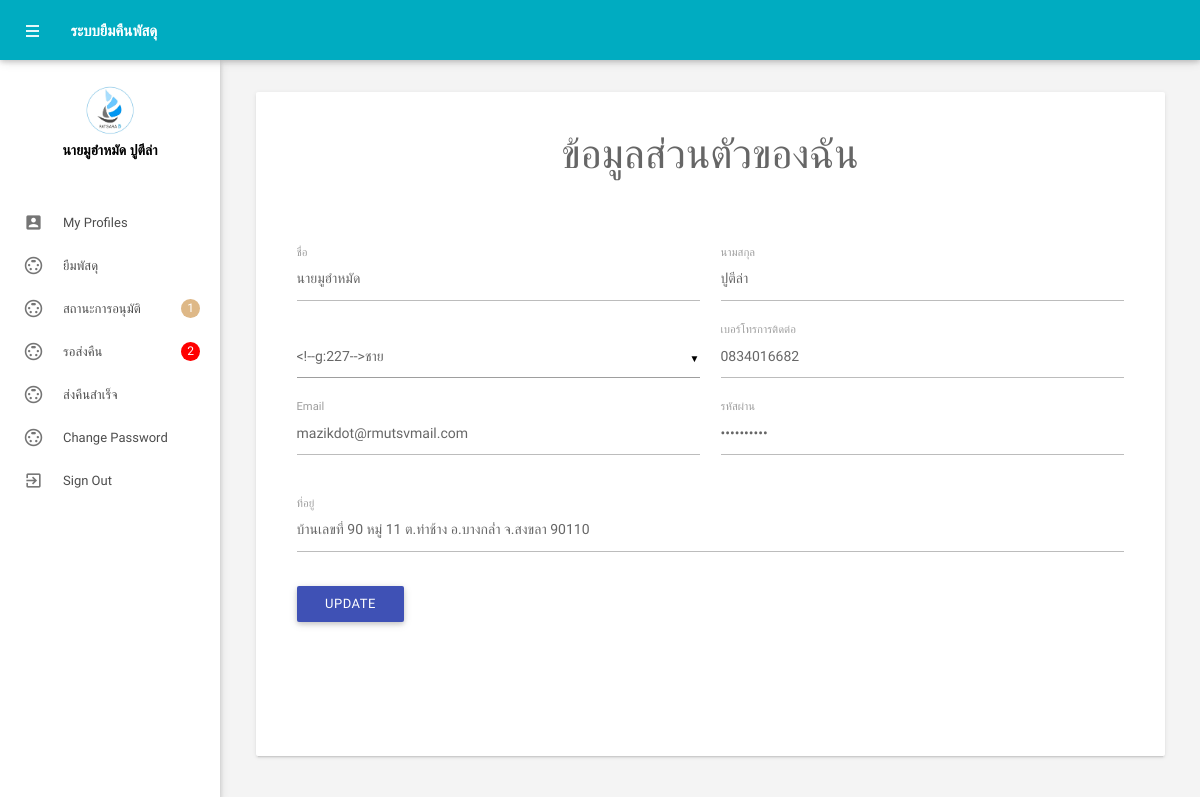
Page /myprofile.php (signed in) on the committed database.
### tables this page shows
CREATE TABLE `tblemployees` (
  `id` int(11) NOT NULL,
  `FirstName` varchar(150) NOT NULL,
  `LastName` varchar(150) NOT NULL,
  `EmailId` varchar(200) NOT NULL,
  `Password` varchar(180) NOT NULL,
  `Gender` varchar(100) NOT NULL,
  `Address` varchar(255) NOT NULL,
  `Phonenumber` char(11) NOT NULL,
  `RegDate` timestamp NOT NULL DEFAULT current_timestamp()
);

### myprofile.php (the view, shortened to what this page needs)
<?php
include('includes/config.php');
if (strlen($_SESSION['emplogin']) == 0) {
    header('location:index.php');
} else {
?>
    <!DOCTYPE html>
    <html lang="en">
    <head>
        <link type="text/css" rel="stylesheet" href="assets/plugins/materialize/css/materialize.min.css" />
        <link href="assets/plugins/material-preloader/css/materialPreloader.min.css" rel="stylesheet">
        <link href="assets/css/alpha.min.css" rel="stylesheet" type="text/css" />
        <link href="assets/css/custom.css" rel="stylesheet" type="text/css" />
    </head>
    <body>
        <?php include('includes/header.php'); ?>
        <?php include('includes/sidebar.php'); ?>
        <main class="mn-inner">
            <div class="row">
                <div class="col s12 m12 l12">
                    <div class="card">
                        <div class="card-content">
                            <form id="example-form" method="post" name="updatemp">
                                <div>
                                    <h3 style="text-align:center;">ข้อมูลส่วนตัวของฉัน</h3>
                                    <section>
                                        <div class="wizard-content">
                                            <div class="row">
                                                <div class="col m12">
                                                    <div class="row">
                                                        <?php
                                                        $eid = intval($_SESSION['eid']);
                                                        $sql = "SELECT * from  tblemployees where id=:eid";
                                                        $query = $dbh->prepare($sql);
                                                        $query->bindParam(':eid', $eid, PDO::PARAM_STR);
                                                        $query->execute();
                                                        $results = $query->fetchAll(PDO::FETCH_OBJ);
                                                        if ($query->rowCount() > 0) {
                                                            foreach ($results as $result) {               ?>
                                                                <div class="input-field col m6 s12">
                                                                    <label for="firstName">ชื่อ</label>
                                                                    <input id="firstName" name="firstName" value="<?php echo htmlentities($result->FirstName); ?>" type="text" required>
                                                                </div>
                                                                <div class="input-field col m6 s12">
                                                                    <label for="lastName">นามสกุล</label>
                                                                    <input id="lastName" name="lastName" value="<?php echo htmlentities($result->LastName); ?>" type="text" autocomplete="off" required>
                                                                </div>
                                                                <div class="input-field col m6 s12">
                                                                </div>
                                                                <div class="input-field m6 col s12">
                                                                    <label for="phone">เบอร์โทรการติดต่อ</label>
                                                                    <input id="phone" name="mobileno" type="tel" value="<?php echo htmlentities($result->Phonenumber); ?>" maxlength="10" autocomplete="off" required>
                                                                </div>
                                                                <div class="input-field col m6 s12">
                                                                    <label for="email">Email</label>
                                                                    <input name="email" type="email" id="email" value="<?php echo htmlentities($result->EmailId); ?>" autocomplete="off" required>
                                                                </div>
                                                                <div class="input-field col m6 s12">
                                                                    <label for="Password">รหัสผ่าน</label>
                                                                    <input name="Password" type="Password" value="<?php echo htmlentities($result->Password); ?>" autocomplete="off" required>
                                                                </div>
                                                    </div>
                                                </div>
                                                <div class="col m12">
                                                    <div class="row">
                                                        <div class="input-field col m12 s12">
                                                            <label for="address">ที่อยู่</label>
                                                            <input id="address" name="address" type="text" value="<?php echo htmlentities($result->Address); ?>" autocomplete="off" required>
                                                        </div>
                                                <?php }
                                                        } ?>
                                                <div class="input-field col s12">
                                                    <button type="submit" name="update" id="update" class="waves-effect waves-light btn indigo m-b-xs">UPDATE</button>
                                                </div>
                                                    </div>
                                                </div>
                                            </div>
                                        </div>
                                    </section>
                                </div>
                            </form>
                        </div>
                    </div>
                </div>
            </div>
        </main>
        </div>
        <div class="left-sidebar-hover"></div>
    </body>
    </html>
<?php } ?>

### includes/sidebar.php (shortened to what this page needs)
<aside id="slide-out" class="side-nav white fixed">
    <div class="side-nav-wrapper">
        <div class="center">
            <div class="sidebar-profile">
                <div class="sidebar-profile-image">
                    <img src="assets/images/icon-company.jpg" class="circle" alt="">
                </div>
                <div class="sidebar-profile-info">
                    <?php
                       $eid = $_SESSION['eid'];
                       $sql = "SELECT FirstName,LastName from  tblemployees where id=:eid";
                       $query = $dbh->prepare($sql);
                       $query->bindParam(':eid', $eid, PDO::PARAM_STR);
                       $query->execute();
                       $results = $query->fetchAll(PDO::FETCH_OBJ);
                       if ($query->rowCount() > 0) {
                           foreach ($results as $result) {               ?>
                            <p><?php echo htmlentities($result->FirstName . " " . $result->LastName); ?></p>
                    <?php }
                       } ?>
                </div>
            </div>
        </div>
        <ul class="sidebar-menu collapsible collapsible-accordion" data-collapsible="accordion">
            <li class="no-padding"><a class="waves-effect waves-grey" href="myprofile.php"><i class="material-icons">account_box</i>My Profiles</a></li>
            <li class="no-padding"><a class="waves-effect waves-grey" href="listpercel.php"><i class="material-icons">settings_input_svideo</i>ยืมพัสดุ</a></li>
            <li class="no-padding"><a class="waves-effect waves-grey" href="listhistory.php"><i class="material-icons">settings_input_svideo</i>สถานะการอนุมัติ
            <?php
                       $id=$_SESSION['eid'];
                       $sqlCount2 = "SELECT COUNT(StatusBorrow) as StatusBorrow FROM tbborrow WHERE StatusBorrow = 1 AND BorrowAmount > 0 AND id=:id";
                       $queryCount2 = $dbh->prepare($sqlCount2);
                       $queryCount2->bindParam(':id', $id);
                       $queryCount2->execute();
                       $resultsCount2 = $queryCount2->fetch(PDO::FETCH_ASSOC);
                       if ($resultsCount2['StatusBorrow'] > 0) { ?>
                        <span style="border-radius: 50%; background-color:burlywood; color:white;" class="badge"><?php echo $resultsCount2['StatusBorrow']; ?></span>
                    <?php }
                       ?>
           </a></li>
            <li class="no-padding"><a class="waves-effect waves-grey" href="returnpercel.php"><i class="material-icons">settings_input_svideo</i>รอส่งคืน
                    <?php
                       $sqlCount1 = "SELECT COUNT(StatusBorrow) as StatusBorrow FROM tbborrow WHERE StatusBorrow = 2 AND BorrowAmount > 0 AND id=:id";
                       $queryCount1 = $dbh->prepare($sqlCount1);
                       $queryCount1->bindParam(':id', $id);
                       $queryCount1->execute();
                       $resultsCount1 = $queryCount1->fetch(PDO::FETCH_ASSOC);
                       if ($resultsCount1['StatusBorrow'] > 0) { ?>
                        <span style="border-radius: 50%; background-color:red; color:white;" class="badge"><?php echo $resultsCount1['StatusBorrow']; ?></span>
                    <?php }
                       ?>
                </a></li>
            <li class="no-padding"><a class="waves-effect waves-grey" href="returnpercellsuccess.php"><i class="material-icons">settings_input_svideo</i>ส่งคืนสำเร็จ</a></li>
            <li class="no-padding"><a class="waves-effect waves-grey" href="emp-changepassword.php"><i class="material-icons">settings_input_svideo</i>Change Password</a></li>
            <li class="no-padding">
                <a class="waves-effect waves-grey" onclick="return confirm('แน่ใจหรือไหมที่จะออกจากระบบ ?');" href="logout.php"><i class="material-icons">exit_to_app</i>Sign
                    Out</a>
            </li>
        </ul>
    </div>
</aside>

### myprofile.php (style rules this page uses)
body { font-family: 'IBM Plex Sans Thai Looped', sans-serif; }

### rows in the picture
tblemployees: FirstName+LastName "นายมูฮำหมัด ปูตีล่า", firstName "นายมูฮำหมัด", lastName "ปูตีล่า", mobileno "0834016682", email "mazikdot@rmutsvmail.com", address "บ้านเลขที่ 90 หมู่ 11 ต.ท่าช้าง อ.บางกล่ำ จ.สงขลา 90110"

### other values in the picture
$resultsCount2['StatusBorrow'] "1"
$resultsCount1['StatusBorrow'] "2"
